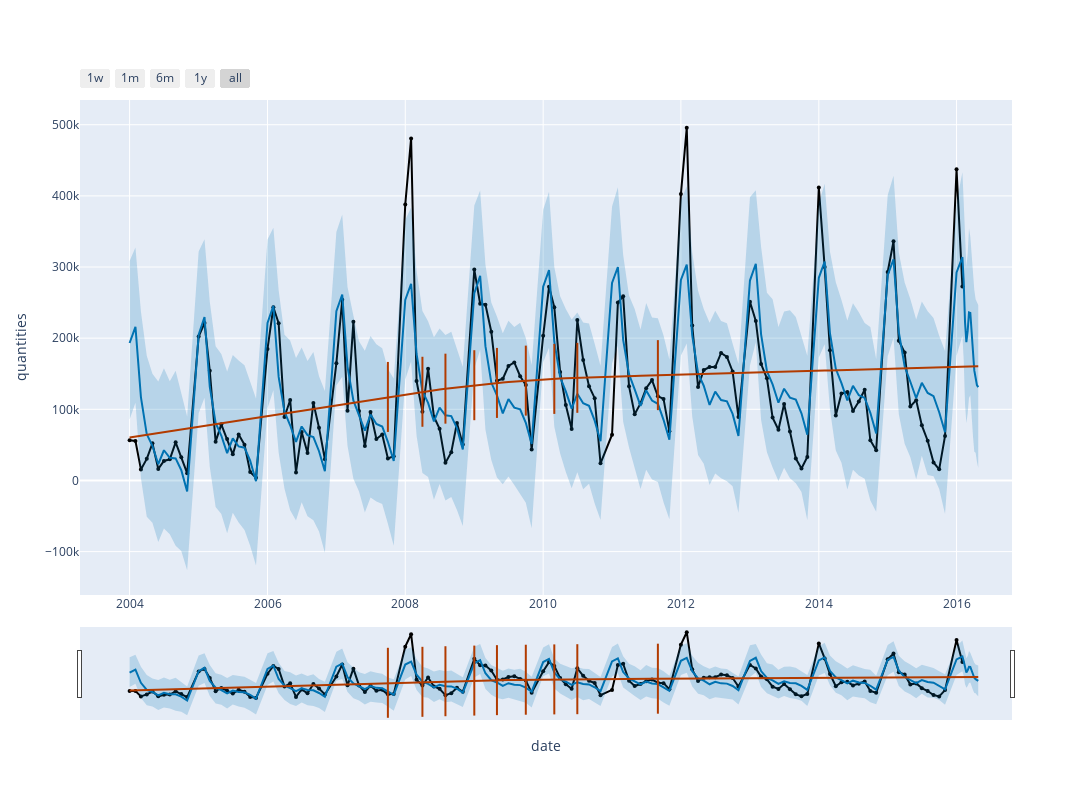

The cell this chart's notebook holds for it:
### Code cell
fig = plot_plotly(model, forecast, trend=True, changepoints=True, xlabel='date', ylabel='quantities', figsize=(1200,800))

# custom styles
fig.update_traces(mode='markers+lines', selector=dict(name='Actual'))

fig.show()

### Figure 1 — Plotly figure (JSON) as saved in the notebook; plotly's stock layout.template omitted (floating-point values rounded to 4 significant figures; data arrays with more than 128 entries replaced by an {"elided": "..."} marker saying what was removed)
{"data": [{"marker": {"color": "black", "size": 4}, "mode": "markers+lines", "name": "Actual", "type": "scatter", "x": {"elided": "134 str values"}, "y": {"elided": "134 int values"}}, {"hoverinfo": "skip", "line": {"width": 0}, "mode": "lines", "type": "scatter", "x": {"elided": "146 str values"}, "y": {"elided": "146 float values"}}, {"fill": "tonexty", "fillcolor": "rgba(0, 114, 178, 0.2)", "line": {"color": "#0072B2", "width": 2}, "mode": "lines", "name": "Predicted", "type": "scatter", "x": {"elided": "146 str values"}, "y": {"elided": "146 float values"}}, {"fill": "tonexty", "fillcolor": "rgba(0, 114, 178, 0.2)", "hoverinfo": "skip", "line": {"width": 0}, "mode": "lines", "type": "scatter", "x": {"elided": "146 str values"}, "y": {"elided": "146 float values"}}, {"line": {"color": "#B23B00", "width": 2}, "mode": "lines", "name": "Trend", "type": "scatter", "x": {"elided": "146 str values"}, "y": {"elided": "146 float values"}}, {"hoverinfo": "skip", "marker": {"color": "#B23B00", "line": {"width": 2}, "size": 50, "symbol": "line-ns-open"}, "mode": "markers", "type": "scatter", "x": ["2007-10-01T00:00:00", "2008-04-01T00:00:00", "2008-08-01T00:00:00", "2009-01-01T00:00:00", "2009-05-01T00:00:00", "2009-10-01T00:00:00", "2010-03-01T00:00:00", "2010-07-01T00:00:00", "2011-09-01T00:00:00"], "y": [117400.0, 124700.0, 129000.0, 133900.0, 137100.0, 140300.0, 142800.0, 144300.0, 148100.0]}], "layout": {"height": 800, "showlegend": false, "width": 1200, "xaxis": {"rangeselector": {"buttons": [{"count": 7, "label": "1w", "step": "day", "stepmode": "backward"}, {"count": 1, "label": "1m", "step": "month", "stepmode": "backward"}, {"count": 6, "label": "6m", "step": "month", "stepmode": "backward"}, {"count": 1, "label": "1y", "step": "year", "stepmode": "backward"}, {"step": "all"}]}, "rangeslider": {"visible": true}, "title": {"text": "date"}, "type": "date"}, "yaxis": {"title": {"text": "quantities"}}}}
